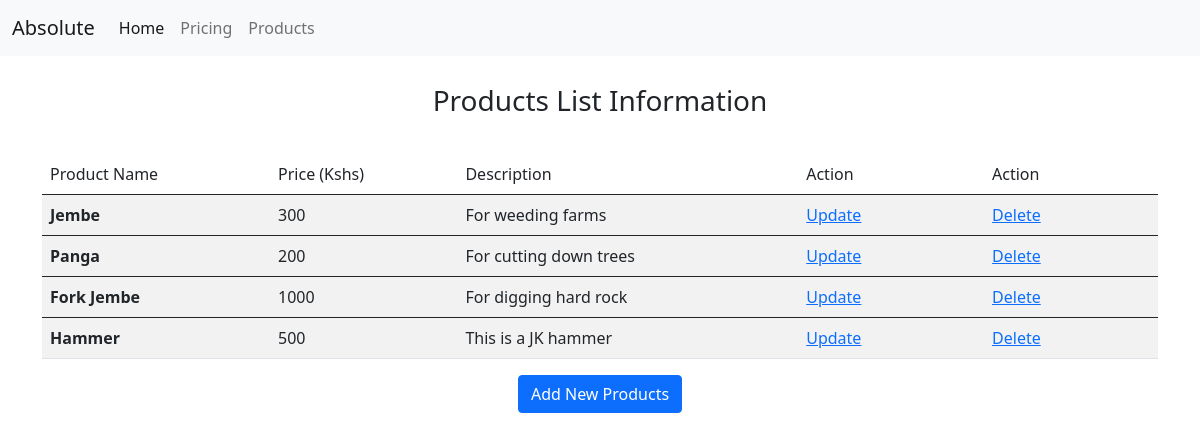
Before: / with the older database file.
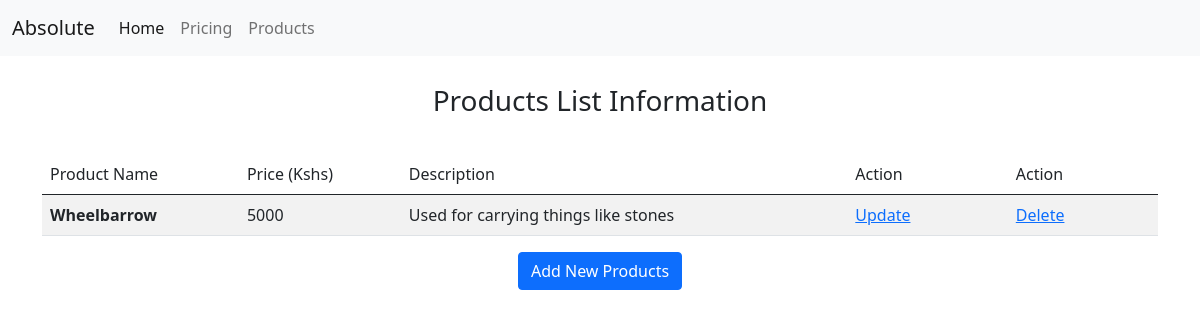
After: the same page with the newer database file.
### products/models.py (models this page shows, shortened)
class Product(models.Model):
    title = models.CharField(max_length=200)
    description = models.TextField(blank=True, null=True)
    price = models.IntegerField()
    id = models.UUIDField(default=uuid.uuid4, unique=True, primary_key=True, editable=False)

### products/views.py (the view)
# urls.py: path('', home_view, name='home'),
def home_view(request):
    products = Product.objects.all()
    context = {
        'products': products
    }
    return render(request, 'products/index.html', context)

### products/templates/products/index.html (shortened to what this page needs)
{% extends 'base.html' %}
{% block content %}
<h3 style="text-align: center; padding-top: 1em; padding-bottom: 1em;">Products List Information</h3>
<div class="table-responsive">
    <table class="table table-striped">
        <thead>
        <tr>
            <td scope="col">Product Name</td>
            <td scope="col">Price (Kshs)</td>
            <td scope="col">Description</td>
            <td scope="col">Action</td>
            <td scope="col">Action</td>
        </tr>
        </thead>
        <tbody>
        {% for product in products %}
        <tr>
            <th scope="row">{{ product.title }}</th>
            <td>{{ product.price }}</td>
            <td>{{ product.description }}</td>
            <td><a style="margin-right: 30px;" href="{% url 'update-product' product.id %}">Update</a></td>
            <td><a style="margin-right: 30px;" href="{% url 'delete-product' product.id %}">Delete</a></td>
        </tr>
        </tbody>
        {% endfor %}
    </table>
</div>
<div class="text-center">
    <a href="{% url 'create-product' %}"><button type="button" class="btn btn-primary">Add New Products</button></a>
</div>
{% endblock content %}

### templates/base.html (shortened to what this page needs)
<!doctype html>
<html lang="en">
<head>
    <link href="https://cdn.jsdelivr.net/npm/bootstrap@5.0.2/dist/css/bootstrap.min.css" rel="stylesheet">
</head>
<body>
<nav class="navbar navbar-expand-lg navbar-light bg-light">
  <div class="container-fluid">
    <a class="navbar-brand" href="#">Absolute</a>
    <div class="collapse navbar-collapse" id="navbarNavAltMarkup">
      <div class="navbar-nav">
        <a class="nav-link active" aria-current="page" href="#">Home</a>
        <a class="nav-link" href="#">Pricing</a>
        <a class="nav-link" href="#">Products</a>
      </div>
    </div>
  </div>
</nav>
<div class="container">
    {% block content %}
    {% endblock content %}
</div>
</body>
</html>

Changed rows visible on the page:
removed Product: title "Jembe", price "300", description "For weeding farms"
removed Product: title "Panga", price "200", description "For cutting down trees"
removed Product: title "Fork Jembe", price "1000", description "For digging hard rock"
removed Product: title "Hammer", price "500", description "This is a JK hammer"
added Product: title "Wheelbarrow", price "5000", description "Used for carrying things like stones"
